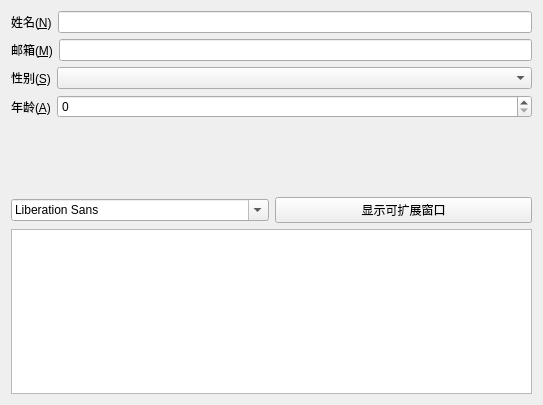
<?xml version="1.0" encoding="UTF-8"?>
<ui version="4.0">
 <class>Widget</class>
 <widget class="QWidget" name="Widget">
  <property name="geometry">
   <rect>
    <x>0</x>
    <y>0</y>
    <width>543</width>
    <height>405</height>
   </rect>
  </property>
  <property name="windowTitle">
   <string>Widget</string>
  </property>
  <layout class="QVBoxLayout" name="verticalLayout_2">
   <item>
    <layout class="QVBoxLayout" name="verticalLayout">
     <item>
      <layout class="QFormLayout" name="formLayout">
       <item row="0" column="0">
        <widget class="QLabel" name="nLabel">
         <property name="text">
          <string>姓名(&amp;N)</string>
         </property>
         <property name="buddy">
          <cstring>nLineEdit</cstring>
         </property>
        </widget>
       </item>
       <item row="0" column="1">
        <widget class="QLineEdit" name="nLineEdit"/>
       </item>
      </layout>
     </item>
     <item>
      <layout class="QFormLayout" name="formLayout_4">
       <item row="0" column="0">
        <widget class="QLabel" name="mLabel">
         <property name="text">
          <string>邮箱(&amp;M)</string>
         </property>
         <property name="buddy">
          <cstring>mLineEdit</cstring>
         </property>
        </widget>
       </item>
       <item row="0" column="1">
        <widget class="QLineEdit" name="mLineEdit"/>
       </item>
      </layout>
     </item>
     <item>
      <layout class="QFormLayout" name="formLayout_2">
       <item row="0" column="0">
        <widget class="QLabel" name="sLabel_2">
         <property name="text">
          <string>性别(&amp;S)</string>
         </property>
         <property name="buddy">
          <cstring>sComboBox</cstring>
         </property>
        </widget>
       </item>
       <item row="0" column="1">
        <widget class="QComboBox" name="sComboBox"/>
       </item>
      </layout>
     </item>
     <item>
      <layout class="QFormLayout" name="formLayout_3">
       <item row="0" column="0">
        <widget class="QLabel" name="aLabel_2">
         <property name="text">
          <string>年龄(&amp;A)</string>
         </property>
         <property name="buddy">
          <cstring>aSpinBox</cstring>
         </property>
        </widget>
       </item>
       <item row="0" column="1">
        <widget class="QSpinBox" name="aSpinBox"/>
       </item>
      </layout>
     </item>
    </layout>
   </item>
   <item>
    <spacer name="verticalSpacer">
     <property name="orientation">
      <enum>Qt::Vertical</enum>
     </property>
     <property name="sizeHint" stdset="0">
      <size>
       <width>20</width>
       <height>100</height>
      </size>
     </property>
    </spacer>
   </item>
   <item>
    <layout class="QHBoxLayout" name="horizontalLayout">
     <item>
      <widget class="QFontComboBox" name="fontComboBox"/>
     </item>
     <item>
      <widget class="QPushButton" name="pushButton">
       <property name="text">
        <string>显示可扩展窗口</string>
       </property>
       <property name="checkable">
        <bool>true</bool>
       </property>
      </widget>
     </item>
    </layout>
   </item>
   <item>
    <widget class="QTextEdit" name="textEdit"/>
   </item>
  </layout>
 </widget>
 <layoutdefault spacing="6" margin="11"/>
 <resources/>
 <connections/>
</ui>
